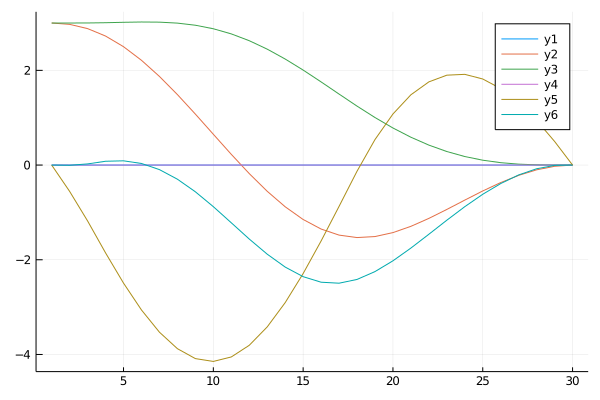

The script that drew this image:
using LinearAlgebra
using Convex
using ECOS
using Plots
using RobotDynamics
using StaticArrays
using BenchmarkTools

include("src/visualize.jl")
include("src/grasp_model.jl")

ex = 2
include("example$ex.jl")

# indices for convenience
pos_ind = 1:Int(n/2)
vel_ind = 1+Int(n/2):n

# variables
F1 = Variable(Int(m/2), N-1)
F2 = Variable(Int(m/2), N-1)
Z = Variable(n, N)

# objective
Q = 1.0e-3
Qf = 10.0
R = 1.0
objective = Q*sumsquares(Z[:,1:N-1]) + Qf*sumsquares(Z[:,N]) + R*sumsquares([F1;F2])
prob = minimize(objective)

# start and goal constraint
prob.constraints += Z[:,1] == x0
prob.constraints += Z[:,N] == xf

# stage constraints
for t = 1:N-1
    global o, F1, F2, prob, Z, dt, θdd

    # torque balance
    prob.constraints += [θdd[t],0,0] == o.B[1][t] * F1[:, t] + o.B[2][t] * F2[:, t]

    # max grasp force
    prob.constraints += o.v[1][t]'*F1[:, t] <= o.f
    prob.constraints += o.v[2][t]'*F2[:, t] <= o.f

    # friction cone
    prob.constraints += norm((I - o.v[1][t]*o.v[1][t]')*F1[:, t]) <= o.mu*o.v[1][t]'*F1[:, t] # friction cone
    prob.constraints += norm((I - o.v[2][t]*o.v[2][t]')*F2[:, t]) <= o.mu*o.v[2][t]'*F2[:, t] # friction cone

    # dynamics
    u = 1/o.mass * (F1[:, t] + F2[:, t]) + o.g
    prob.constraints += Z[vel_ind, t+1] == Z[vel_ind, t] + u*dt
    prob.constraints += Z[pos_ind, t+1] == Z[pos_ind, t] + Z[vel_ind, t]*dt + u*.5*dt^2

end

# solve
# bm = @benchmark Convex.solve!($prob, ECOS.Optimizer(verbose=0))
Convex.solve!(prob, ECOS.Optimizer)

# visualize
anim = Animation()
for t = 1:N-1
    local p, F
    p = [o.p[1][t][2:3], o.p[2][t][2:3]]
    F = [F1.value[2:3, t], F2.value[2:3, t]]
    plot([])
    visualize_square(Z.value[2:3,t], θ[t], p, F, o.mass*o.g[2:3], r=1, xlims=(-3,7), ylims=(-4,4.5))
    frame(anim)
end
gif(anim, string(@__DIR__, "/ecos_3D_w_rotation$ex.gif"), fps=2)

plot(Z.value')
png(string(@__DIR__, "/ecos_3D_w_rotation$ex.png"))

plot([])
for t = 1:3:N-1
    local p, F
    p = [o.p[1][t][2:3], o.p[2][t][2:3]]
    F = [F1.value[2:3, t], F2.value[2:3, t]]
    visualize_square(Z.value[2:3,t], θ[t], p, F, o.mass*o.g[2:3], r=1, xlims=(-3,7), ylims=(-4,4.5), fa=t/(N-1))
end
plot!([])
